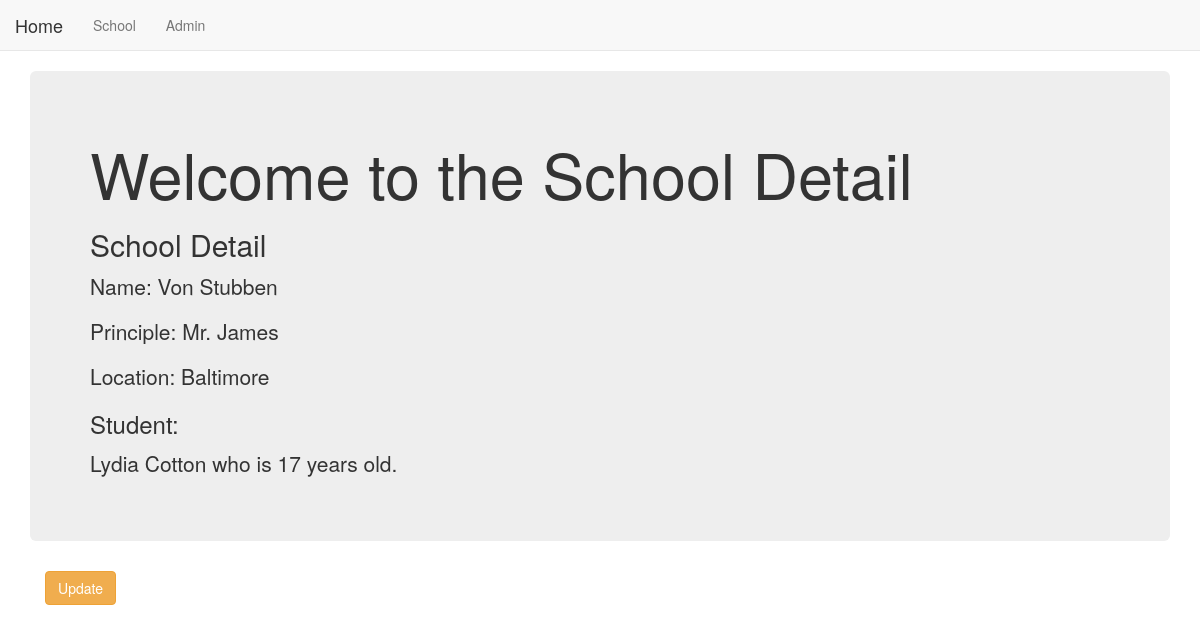
Page /temp_app/3/ on the committed database.
### temp_app/models.py (models this page shows, shortened)
class School(models.Model):
    name = models.CharField(max_length=256)
    principal = models.CharField(max_length=256)
    location = models.CharField(max_length=256)

class Student(models.Model):
    name = models.CharField(max_length=256)
    age = models.PositiveIntegerField()
    School = models.ForeignKey(School,related_name='students', on_delete=models.CASCADE)

### temp_app/views.py (the view)
# urls.py: url(r'^(?P<pk>\d+)/$', views.SchoolDetailView.as_view(), name='detail'),
class SchoolDetailView(DetailView):
    model = models.School
    template_name = 'temp_app/school_detail.html'
    context_object_name = 'school_detail'

### temp_app/templates/temp_app/school_detail.html
{% extends "temp_app/basic_app_base.html" %}
{% block body_block %}
<div class="jumbotron">
    <h1>Welcome to the School Detail</h1>
    <h2>School Detail</h2>
    <p>
        Name: {{school_detail.name}}
    </p>
    <p>
        Principle: {{school_detail.principal}}
    </p>
    <p>
        Location: {{school_detail.location}}
    </p>
    <h3>Student:</h3>
    {% if school_detail.students.all.count > 0 %}
    {% for student in school_detail.students.all %}
    <p>{{student.name}} who is {{student.age}} years old.</p>
    {% endfor %}
    {% else %}
    <p>No students are attend this school.</p>
    {% endif %}
</div>
<div class="container">
    <p><a class="btn btn-warning" href="{% url 'temp_app:update' pk=school_detail.pk %}">Update</a></p>
</div>
{% endblock %}

### rows in the picture
School: name "Von Stubben", principal "Mr. James", location "Baltimore"
Student: name "Lydia Cotton", age "17"
